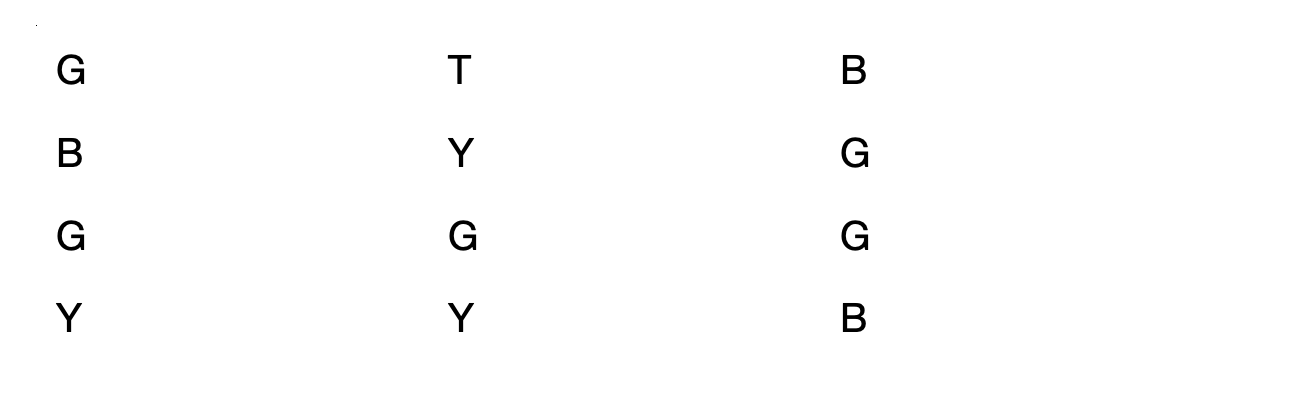
#> input picture test_image.png, 1301 x 402 px
$ python prova2.py
#> lines starting #> are read from the running program, lines starting #| are printed output that depends on the picture; after the words box and inside, x2 and y2 are one past the last pixel; in counts of white or black regions, pixels touching at a corner belong together
import cv2
import pytesseract

# Configurazione per Tesseract (Assicurati che Tesseract sia installato nel sistema)
# Su Windows, specifica il percorso di Tesseract:
# pytesseract.pytesseract.tesseract_cmd = r'C:\Program Files\Tesseract-OCR\tesseract.exe'

def preprocess_image(image_path):
    # Leggi l'immagine con OpenCV
#> called with image_path = 'test_image.png'
    img = cv2.imread(image_path)
#> img is the input picture: shape (402, 1301, 3); min 0, max 255, mean 253.2

    # Converti l'immagine in scala di grigi
    gray = cv2.cvtColor(img, cv2.COLOR_BGR2GRAY)

    # Applica la soglia per ottenere un'immagine binaria
    _, binary_image = cv2.threshold(gray, 128, 255, cv2.THRESH_BINARY_INV + cv2.THRESH_OTSU)
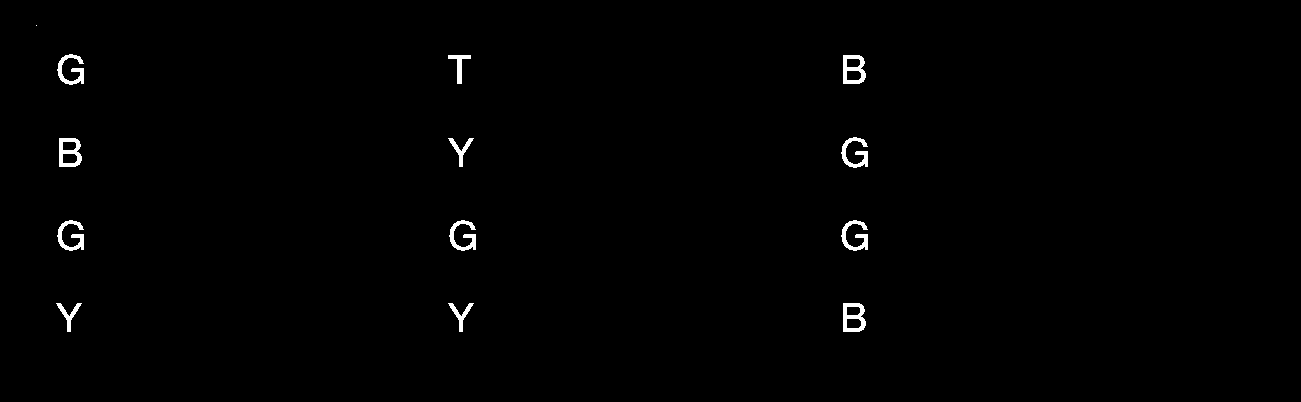
#> binary_image: shape (402, 1301); 0.73% white; 13 white regions (1 under 20 px), largest, box (x1, y1, x2, y2) and area: (843, 55, 866, 84) 386, (59, 138, 82, 167) 386, (843, 303, 866, 332) 386

    # Facoltativo: Rimuovi il rumore e applica dilatazione o erosione
    kernel = cv2.getStructuringElement(cv2.MORPH_RECT, (1, 1))
    processed_image = cv2.morphologyEx(binary_image, cv2.MORPH_CLOSE, kernel)

    return img, processed_image

def extract_text_and_boxes(processed_image):
    # Utilizza pytesseract per estrarre il testo e le coordinate dei box
    custom_config = r'--oem 3 --psm 6'
#> (the run stopped early here; a loop or call above may not have finished)

$ run again, with PROVA copia.png copied over test_image.png
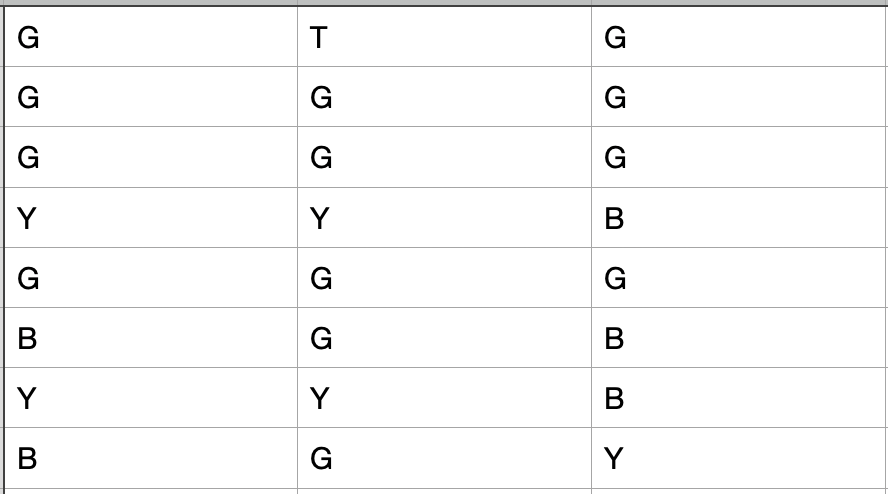
#> input picture PROVA copia.png, 888 x 494 px
#> in preprocess_image, img is the input picture: shape (494, 888, 3); mean B, G, R 248.8, 248.8, 248.8
#> in preprocess_image, `_, binary_image = cv2.threshold(gray, 128, 255, cv2.THRESH_BINARY_INV ..`:
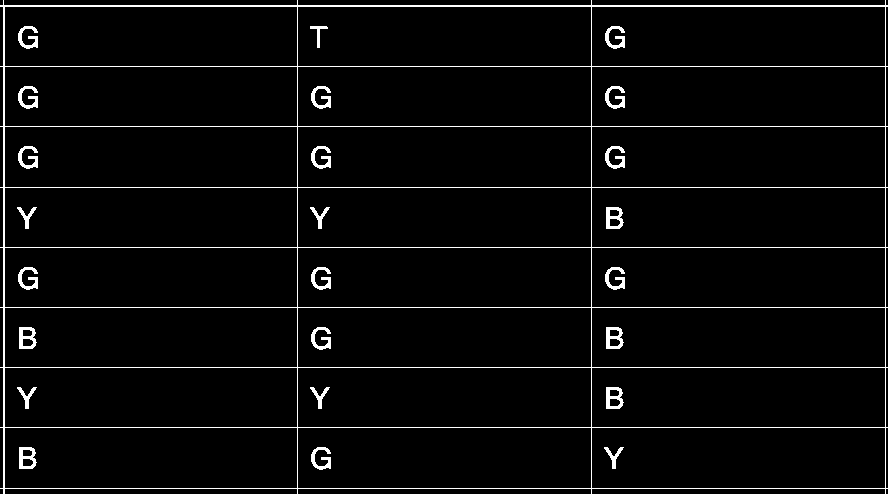
#> binary_image: shape (494, 888); 3.7% white in thin lines or dots

$ run again, with bordi.png copied over test_image.png
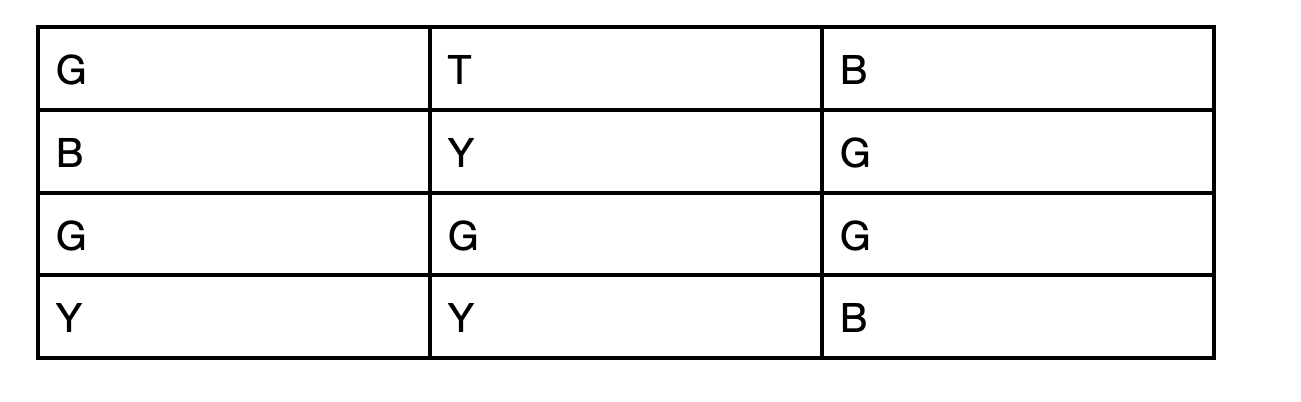
#> input picture bordi.png, 1301 x 402 px
#> in preprocess_image, img is the input picture: shape (402, 1301, 3); min 0, max 255, mean 239.2
#> in preprocess_image, `_, binary_image = cv2.threshold(gray, 128, 255, cv2.THRESH_BINARY_INV ..`:
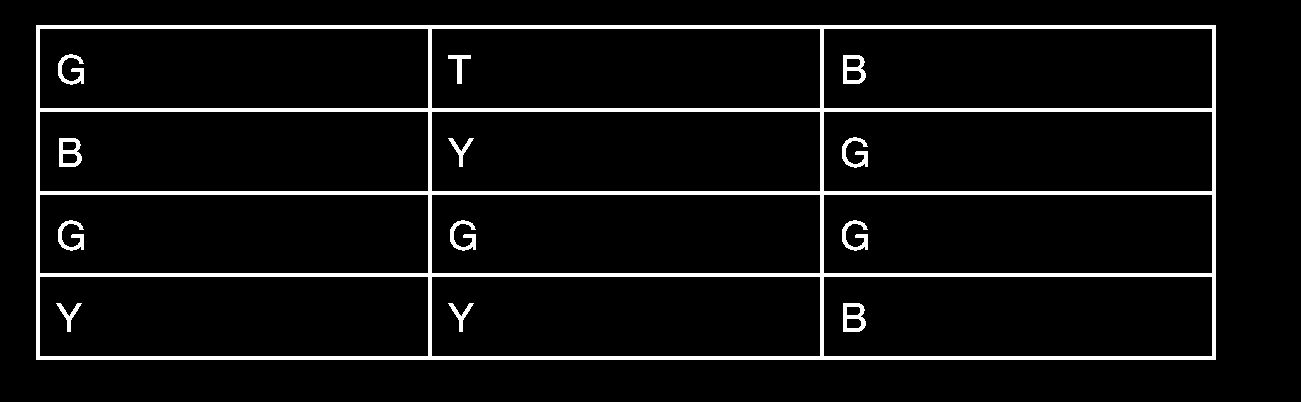
#> binary_image: shape (402, 1301); 6.2% white; 13 white regions, largest, box (x1, y1, x2, y2) and area: (36, 25, 1216, 360) 28640, (843, 55, 866, 84) 384, (59, 138, 82, 167) 384
